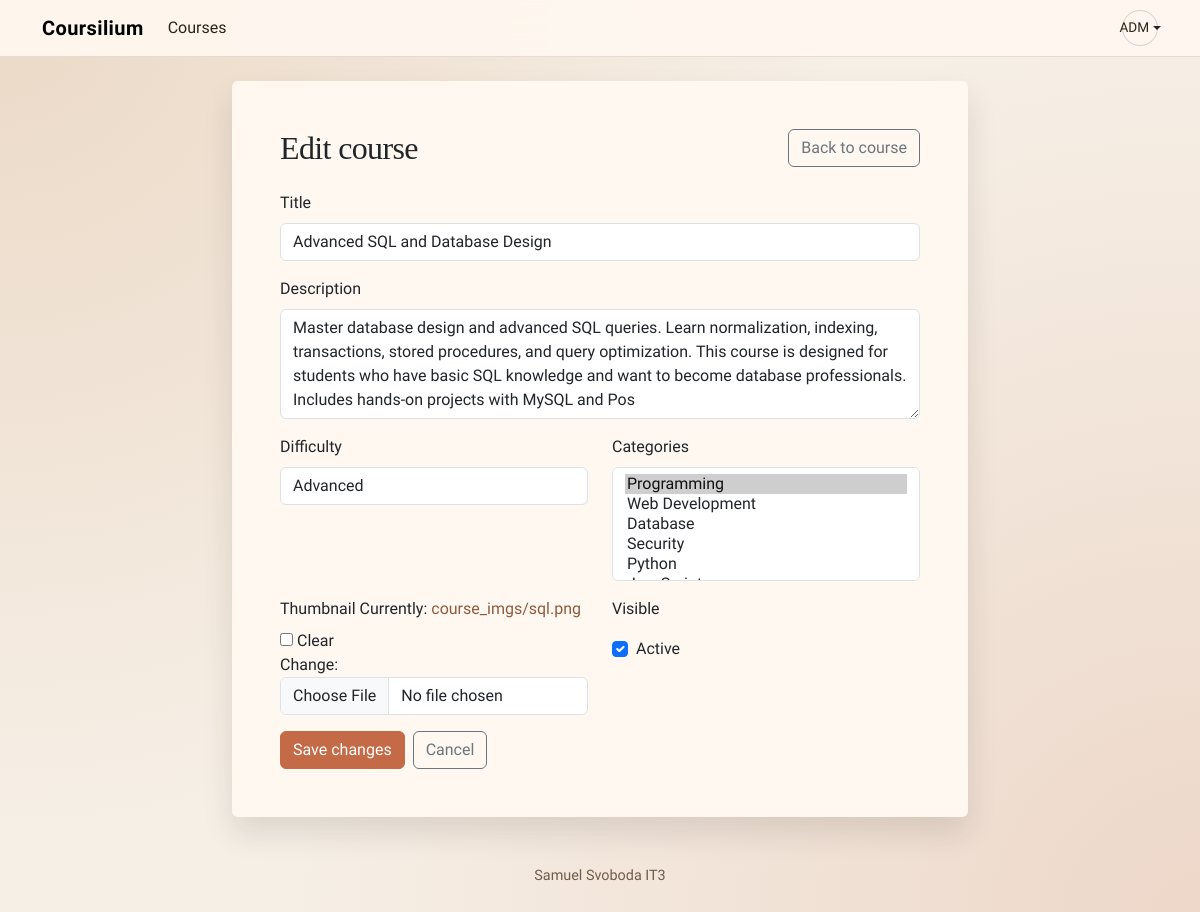
/courses/2/edit/ (signed in), run on the app's committed database.
### courses/models.py (models this page shows, shortened)
class Course(models.Model):
    DIFFICULTY_CHOICES = [
        ("beginner", "Beginner"),
        ("intermediate", "Intermediate"),
        ("advanced", "Advanced"),
    ]
    course_id = models.AutoField(primary_key=True)
    title = models.CharField(
        max_length=200,
        verbose_name="Název",
        help_text="Zadejte název kurzu",
        validators=[TEXT_VALIDATOR],
    )
    description = models.CharField(
        max_length=2000,
        verbose_name="Popis",
        help_text="Stručně popište obsah kurzu",
    )
    difficulty = models.CharField(
        max_length=12,
        choices=DIFFICULTY_CHOICES,
        verbose_name="Náročnost",
        help_text="Vyberte úroveň náročnosti kurzu",
    )
    categories = models.ManyToManyField(
        Category,
        blank=True,
        related_name="courses",
        verbose_name="Kategorie",
        help_text="Vyberte kategorie kurzu",
    )
    img = models.ImageField(upload_to="media/course_imgs",
        null=True,
        blank=True,
        verbose_name="Miniatura kurzu",
        help_text="Nahrajte miniaturu kurzu",)
    created_by = models.ForeignKey(
        settings.AUTH_USER_MODEL,
        on_delete=models.SET_NULL,
        null=True,
        blank=True,
        related_name="courses_created",
        verbose_name="Vytvořil",
        help_text="Uživatel, který kurz vytvořil",
    )
    is_active = models.BooleanField(verbose_name="Aktivní", help_text="Určuje, jestli je kurz viditelný")
    created_at = models.DateTimeField(auto_now_add=True, verbose_name="Vytvořeno")
    updated_at = models.DateTimeField(null=True, blank=True, verbose_name="Upraveno")
    class Meta:
        db_table = "course"
        indexes = [
            models.Index(fields=["created_at"]),
            models.Index(fields=["is_active"]),
            models.Index(fields=["course_id"]),
            models.Index(fields=["title"]),
            models.Index(fields=["difficulty"]),
        ]

### courses/views.py (the view)
# urls.py: path('<int:course_id>/edit/', course_edit, name='course_edit'),
@login_required
def course_edit(request, course_id):
    course = get_object_or_404(Course, course_id=course_id)
    if can_manage_all_courses(request.user):
        allowed = True
    else:
        allowed = is_teacher(request.user) and course.created_by_id == request.user.id
    if not allowed:
        return HttpResponseForbidden("You do not have permission to edit this course.")
    if request.method == "POST":
        form = CourseForm(request.POST, request.FILES, instance=course)
        if form.is_valid():
            form.save()
            return redirect("course_detail", course_id=course.course_id)
    else:
        form = CourseForm(instance=course)
    return render(
        request,
        "courses/course_form.html",
        {"form": form, "mode": "edit", "course": course},
    )

### courses/forms.py
class CourseForm(forms.ModelForm):
    class Meta:
        model = Course
        fields = ("title", "description", "difficulty", "categories", "img", "is_active")
        widgets = {
            "description": forms.Textarea(attrs={"rows": 4}),
            "categories": forms.SelectMultiple(),
        }
    def __init__(self, *args, **kwargs):
        super().__init__(*args, **kwargs)
        for name, field in self.fields.items():
            if name == "is_active":
                field.widget.attrs.setdefault("class", "form-check-input")
            elif name == "categories":
                field.widget.attrs.setdefault("class", "form-select")
                field.widget.attrs.setdefault("size", "5")
            else:
                field.widget.attrs.setdefault("class", "form-control")

### courses/models.py (called while the page is built)
    def __str__(self):
        return self.category_name

### courses/views.py (called while the page is built)
def can_manage_all_courses(user):
    return user.is_staff or user.is_superuser

### templates/courses/course_form.html (shortened to what this page needs)
{% extends 'base.html' %}
{% block content %}
<div class="container">
    <div class="row justify-content-center">
        <div class="col-lg-8">
            <div class="card site-surface border-0">
                <div class="card-body p-4 p-md-5">
                    <div class="d-flex flex-wrap align-items-center justify-content-between gap-2 mb-4">
                        <h2 class="mb-0">
                            {% if mode == 'edit' %}
                                Edit course
                            {% else %}
                                Create course
                            {% endif %}
                        </h2>
                        {% if mode == 'edit' and course %}
                            <a class="btn btn-outline-secondary" href="{% url 'course_detail' course.course_id %}">Back to course</a>
                        {% endif %}
                    </div>
                    <form method="post" enctype="multipart/form-data" novalidate>
                        <div class="mb-3">
                            <label class="form-label" for="{{ form.title.id_for_label }}">Title</label>
                            {{ form.title }}
                        </div>
                        <div class="mb-3">
                            <label class="form-label" for="{{ form.description.id_for_label }}">Description</label>
                            {{ form.description }}
                        </div>
                        <div class="row">
                            <div class="col-md-6 mb-3">
                                <label class="form-label" for="{{ form.difficulty.id_for_label }}">Difficulty</label>
                                {{ form.difficulty }}
                            </div>
                            <div class="col-md-6 mb-3">
                                <label class="form-label" for="{{ form.categories.id_for_label }}">Categories</label>
                                {{ form.categories }}
                            </div>
                        </div>
                        <div class="row">
                            <div class="col-md-6 mb-3">
                                <label class="form-label" for="{{ form.img.id_for_label }}">Thumbnail</label>
                                {{ form.img }}
                            </div>
                            <div class="col-md-6 mb-3">
                                <label class="form-label" for="{{ form.is_active.id_for_label }}">Visible</label>
                                <div class="form-check mt-2">
                                    {{ form.is_active }}
                                    <label class="form-check-label" for="{{ form.is_active.id_for_label }}">Active</label>
                                </div>
                            </div>
                        </div>
                        <div class="d-flex flex-wrap gap-2">
                            <button type="submit" class="btn btn-primary">
                                {% if mode == 'edit' %}Save changes{% else %}Create course{% endif %}
                            </button>
                            <a class="btn btn-outline-secondary" href="{% url 'course_list' %}">Cancel</a>
                        </div>
                    </form>
                </div>
            </div>
        </div>
    </div>
</div>
{% endblock %}

### templates/partials/navbar.html (shortened to what this page needs)
<nav class="navbar navbar-expand-sm site-nav">
    <div class="container">
        <a class="navbar-brand" href="{% url 'home' %}">Coursilium</a>
        <div class="collapse navbar-collapse" id="collapsibleNavId">
            <ul class="navbar-nav me-auto mt-2 mt-lg-0">
                <li class="nav-item">
                    <a class="nav-link" href="{% url 'course_list' %}">Courses</a>
                </li>
            </ul>
            <ul class="navbar-nav ms-auto">
                {% if user.is_authenticated %}
                    <li class="nav-item dropdown">
                        <a class="nav-link dropdown-toggle d-inline-flex align-items-center justify-content-center text-uppercase user-initials" href="#" role="button" data-bs-toggle="dropdown" aria-expanded="false">
                            {{ user.username|slice:":3"|upper }}
                        </a>
                    </li>
                {% endif %}
            </ul>
        </div>
    </div>
</nav>

### templates/base.html (style rules this page uses)
:root { --sand: #f6efe6; --clay: #d8b08c; --ember: #c46a46; --olive: #5f6b3a; --ink: #2c241a; --muted: #6f5b4a; --card: #fff8f0; --line: rgba(44, 36, 26, 0.12); --shadow: 0 16px 30px rgba(44, 36, 26, 0.12); }
body { font-family: "Source Sans 3", "Segoe UI", sans-serif; color: var(--ink); background: radial-gradient(circle at top left, rgba(216, 176, 140, 0.35), transparent 55%), radial-gradient(circle at bottom right, rgba(196, 106, 70, 0.18), transparent 60%), var(--sand); }
h1, h2, h3, h4, h5, h6 { font-family: "Playfair Display", "Times New Roman", serif; letter-spacing: -0.02em; }
a { color: #8f5a3c; text-decoration: none; }
.btn-primary { background-color: var(--ember); border-color: var(--ember); }
.site-surface { background: var(--card); border: 1px solid var(--line); box-shadow: var(--shadow); }
.site-nav { background: rgba(255, 248, 240, 0.92); border-bottom: 1px solid var(--line); backdrop-filter: blur(12px); }
.site-nav .navbar-brand { font-weight: 600; letter-spacing: 0.02em; }
.site-nav .nav-link { color: var(--ink); font-weight: 500; border-radius: 999px; padding: 0.35rem 0.9rem; transition: background 0.2s ease, color 0.2s ease; }

### templates/partials/navbar.html (style rules this page uses)
.user-initials { width: 36px; height: 36px; font-size: 0.85rem; line-height: 1; border: 1px solid rgba(44, 36, 26, 0.2); }

### data on the page
Course: title "Advanced SQL and Database Design", description "Master database design and advanced SQL queries. Learn normalization, indexing, transactions, stored procedures, and query optimization. This course is designed for students who have basic SQL knowledge and want to become database professionals. Includes hands-on projects with MySQL and Pos", difficulty "Advanced", is_active "☑"

### other printed values
{{ user.username|slice:":3"|upper }} "ADM"
